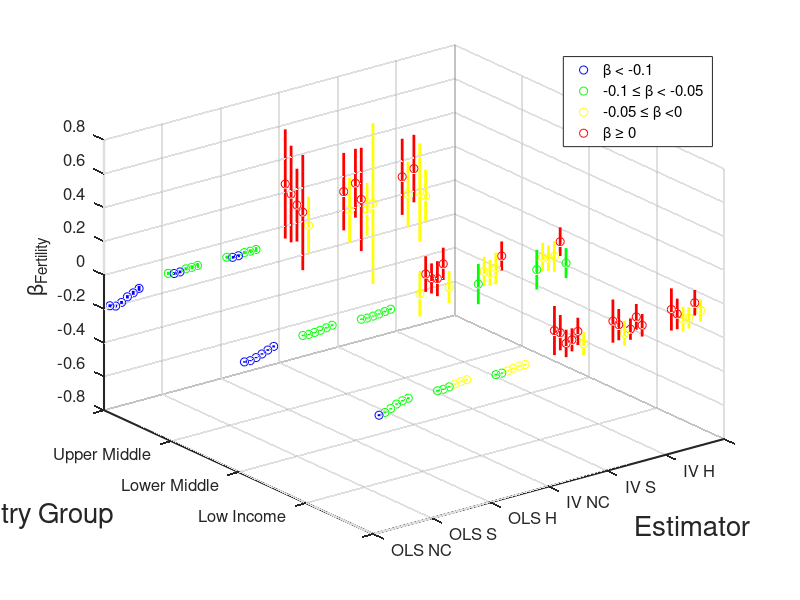

Recreate this plot in MATLAB.
X=csvread('ZScore2.csv');

x=X(:,1);
y=X(:,2);
z=X(:,3);
e=X(:,5);

a=find(z<-0.1);
b=find(z>=-0.1 & z<-0.05);
c=find(z>=-0.05 & z<0);
d=find(z>=0 & z<0.25);
ee=find(z>=0.25 & z<0.5);
f=find(z>=0.5);

h=plot3(x(a),y(a),z(a),'ob');
      hold on
      plot3(x(b),y(b),z(b),'og');
      plot3(x(c),y(c),z(c),'oy');
      plot3(x(d),y(d),z(d),'or');
      plot3(x(ee),y(ee),z(ee),'or');
      plot3(x(f),y(f),z(f),'or');

for i=1:length(x(a))
        xVa = [x(a(i)); x(a(i))];
        yVa = [y(a(i)); y(a(i))];
        zMina = z(a(i)) + e(a(i));
        zMaxa = z(a(i)) - e(a(i));

        zVa = [zMina, zMaxa];
        % draw vertical error bar
        h=plot3(xVa, yVa, zVa, '-b');
        set(h, 'LineWidth', 2);
end


for i=1:length(x(b))
        xVb = [x(b(i)); x(b(i))];
        yVb = [y(b(i)); y(b(i))];
        zMinb = z(b(i)) + e(b(i));
        zMaxb = z(b(i)) - e(b(i));

        zVb = [zMinb, zMaxb];
        % draw vertical error bar
        h=plot3(xVb, yVb, zVb, '-g');
        set(h, 'LineWidth', 2);
end
for i=1:length(x(c))
        xVc = [x(c(i)); x(c(i))];
        yVc = [y(c(i)); y(c(i))];
        zMinc = z(c(i)) + e(c(i));
        zMaxc = z(c(i)) - e(c(i));

        zVc = [zMinc, zMaxc];
        % draw vertical error bar
        h=plot3(xVc, yVc, zVc, '-y');
        set(h, 'LineWidth', 2);

end
for i=1:length(x(d))
        xVd = [x(d(i)); x(d(i))];
        yVd = [y(d(i)); y(d(i))];
        zMind = z(d(i)) + e(d(i));
        zMaxd = z(d(i)) - e(d(i));

        zVd = [zMind, zMaxd];
        % draw vertical error bar
        h=plot3(xVd, yVd, zVd, '-r');
        set(h, 'LineWidth', 2);
end
for i=1:length(x(ee))
        xVee = [x(ee(i)); x(ee(i))];
        yVee = [y(ee(i)); y(ee(i))];
        zMinee = z(ee(i)) + e(ee(i));
        zMaxee = z(ee(i)) - e(ee(i));

        zVee = [zMinee, zMaxee];
        % draw vertical error bar
        h=plot3(xVee, yVee, zVee, '-r');
        set(h, 'LineWidth', 2);
end
for i=1:length(x(f))
        xVf = [x(f(i)); x(f(i))];
        yVf = [y(f(i)); y(f(i))];
        zMinf = z(f(i)) + e(f(i));
        zMaxf = z(f(i)) - e(f(i));

        zVf = [zMinf, zMaxf];
        % draw vertical error bar
        h=plot3(xVf, yVf, zVf, '-r');
        set(h, 'LineWidth', 2);
end
set(gca,'YTickLabel',{' ' ,'Low Income' ,'Lower Middle', 'Upper Middle', ' '}, 'FontSize',12)
set(gca,'XTickLabel',{'OLS NC', 'OLS S', 'OLS H', 'IV NC', 'IV S', 'IV H', ' '}, 'FontSize',12)
set(gca,'LineWidth',1.5)
xlabel('Estimator', 'FontSize',20);
ylabel('Country Group', 'FontSize',20);
zlabel('\beta_{Fertility}', 'FontSize',16);
grid on;
%axis square
%axis xy

L = legend('\beta < -0.1', '-0.1 \leq \beta < -0.05', '-0.05 \leq \beta <0', '\beta \geq 0');

hold off

%matlab2tikz('mysphere.tikz', 'height', '\figureheight', 'width', '\figurewidth');


